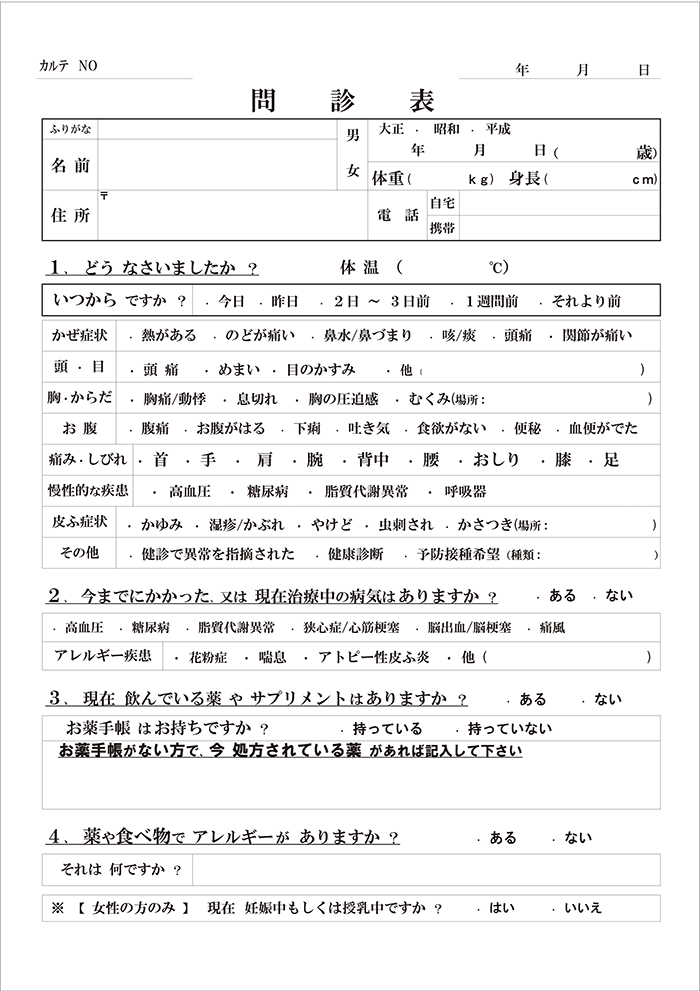
#> input picture input/form_blank_testClinic_v1.png, 700 x 991 px
$ python -i analyze.py   (imports and definitions only)
#> lines starting #> are read from the running program, lines starting #| are printed output that depends on the picture; after the words box and inside, x2 and y2 are one past the last pixel; in counts of white or black regions, pixels touching at a corner belong together
### SchemaBridge/backEnd/layout_extractor/image_utils.py
# image_utils.py
# image_utils.py
import cv2

def binarize(gray):
    """薄い罫線も残しやすくするため、CLAHE と局所適応閾値を併用した二値化。"""
    if len(gray.shape) == 3:
        gray = cv2.cvtColor(gray, cv2.COLOR_BGR2GRAY)

    # ノイズ抑制 + 局所コントラスト補正
    blur = cv2.GaussianBlur(gray, (3, 3), 0)
    clahe = cv2.createCLAHE(clipLimit=2.0, tileGridSize=(8, 8))
    clahe_img = clahe.apply(blur)

    # グローバル閾値（Otsu）
    _, th_otsu = cv2.threshold(clahe_img, 0, 255, cv2.THRESH_BINARY_INV + cv2.THRESH_OTSU)

    # 局所適応閾値（薄い線を拾いやすくする）
    th_adapt = cv2.adaptiveThreshold(
        clahe_img,
        255,
        cv2.ADAPTIVE_THRESH_GAUSSIAN_C,
        cv2.THRESH_BINARY_INV,
        blockSize=31,
        C=10,
    )

    # 2つの結果を統合して弱い線を残す
    merged = cv2.bitwise_or(th_otsu, th_adapt)

    # 軽いノイズ除去
    kernel = cv2.getStructuringElement(cv2.MORPH_RECT, (2, 2))
    merged = cv2.morphologyEx(merged, cv2.MORPH_OPEN, kernel, iterations=1)
    return merged

def extract_line_masks(gray, hor_len=60, ver_len=60):
    """
    灰度画像を受け取り、二値化してから水平/垂直マスクと統合マスクを返す。
    戻り値: (line_mask, h_lines, v_lines, binimg)
    """
    # 入力がBGRならグレースケール化
    if len(gray.shape) == 3:
        gray = cv2.cvtColor(gray, cv2.COLOR_BGR2GRAY)

    # 既存パイプライン互換の二値画像
    binimg = binarize(gray)
    h, w = binimg.shape

    # 画像サイズに応じたカーネル長（長い罫線優先）
    kx = max(15, w // hor_len)
    ky = max(15, h // ver_len)

    h_kernel = cv2.getStructuringElement(cv2.MORPH_RECT, (kx, 1))
    v_kernel = cv2.getStructuringElement(cv2.MORPH_RECT, (1, ky))

    # 長い水平/垂直線を抽出
    h_lines = cv2.morphologyEx(binimg, cv2.MORPH_OPEN, h_kernel, iterations=1)
    v_lines = cv2.morphologyEx(binimg, cv2.MORPH_OPEN, v_kernel, iterations=1)

    # 軽い閉演算でギャップを詰める（太線を優先、過剰膨張は避ける）
    h_lines = cv2.morphologyEx(h_lines, cv2.MORPH_CLOSE, cv2.getStructuringElement(cv2.MORPH_RECT, (1, 3)), iterations=1)
    v_lines = cv2.morphologyEx(v_lines, cv2.MORPH_CLOSE, cv2.getStructuringElement(cv2.MORPH_RECT, (3, 1)), iterations=1)

    # 統合マスク
    line_mask = cv2.bitwise_or(h_lines, v_lines)

    return line_mask, h_lines, v_lines, binimg

### SchemaBridge/backEnd/layout_extractor/analyze.py
import cv2
import numpy as np
from image_utils import binarize, extract_line_masks

def _deskew(gray):
    edges = cv2.Canny(gray, 50, 150, apertureSize=3)
    lines = cv2.HoughLines(edges, 1, np.pi/180, 200)
    if lines is None:
        return gray, 0.0
    angles = []
    for rho, theta in np.asarray(lines).reshape(-1, 2):
        ang = (theta - np.pi/2.0) * 180/np.pi
        if -10 <= ang <= 10:  # ほぼ水平のみ評価
            angles.append(ang)
    if not angles:
        return gray, 0.0
    angle = np.median(angles)
    h, w = gray.shape[:2]
    M = cv2.getRotationMatrix2D((w/2, h/2), angle, 1.0)
    desk = cv2.warpAffine(gray, M, (w, h), flags=cv2.INTER_LINEAR, borderValue=255)
    return desk, angle

def _extract_short_verticals(gray):
    """
    短い縦線（~20–80px）専用の救済検出。
    既存の“長い罫線”検出で落ちる短線を Otsu→Canny→HoughLinesP で拾う。
    """
    th = binarize(gray)
    edges = cv2.Canny(th, 50, 150, apertureSize=3)
    H, W = th.shape[:2]

    # 低しきい値 + 短線向け最小長
    min_len = max(18, int(0.012 * H))   # 画像高さ1480なら ≈18px
    max_len = int(0.20 * H)             # 過度な長線はここでは扱わない
    lines = cv2.HoughLinesP(
        edges, 1, np.pi / 180,
        threshold=30,                   # 検出感度を高める
        minLineLength=min_len,
        maxLineGap=3
    )

    segs = []
    if lines is None:
        return segs

    for x1, y1, x2, y2 in np.asarray(lines).reshape(-1, 4):
        # ほぼ縦のみ通す（水平成分が大きいものは除外）
        if abs(x2 - x1) > abs(y2 - y1) * 0.25:
            continue
        length = max(abs(y2 - y1), abs(x2 - x1))
        if length < min_len or length > max_len:
            continue
        segs.append({"x1": int(x1), "y1": int(y1), "x2": int(x2), "y2": int(y2)})
    return segs

def _lines_to_segments(mask, orientation="h"):
    skel = cv2.ximgproc.thinning(mask) if hasattr(cv2, "ximgproc") else mask

    H, W = mask.shape[:2]
    if orientation == "h":
        min_len = max(120, int(0.18 * W))   # 太い横罫に寄せてさらに長さで絞る
        def angle_ok(x1, y1, x2, y2):
            return abs(y2 - y1) <= max(1, int(0.07 * abs(x2 - x1)))
        hough_threshold, max_gap = 140, 6
    else:
        min_len = max(100, int(0.12 * H))   # 縦も「長線のみ」
        def angle_ok(x1, y1, x2, y2):
            return abs(x2 - x1) <= max(1, int(0.07 * abs(y2 - y1)))
        hough_threshold, max_gap = 140, 6

    lines = cv2.HoughLinesP(skel, 1, np.pi/180, threshold=hough_threshold,
                            minLineLength=min_len, maxLineGap=max_gap)
    segs = []
    if lines is not None:
        for x1, y1, x2, y2 in np.asarray(lines).reshape(-1, 4):
            if not angle_ok(x1,y1,x2,y2):
                continue
            segs.append({"x1": int(x1), "y1": int(y1), "x2": int(x2), "y2": int(y2)})
    return segs

def _extract_text_boxes(binimg, line_mask):
    """
    文字だけを対象に安定抽出：
      1) line_mask を除去してテキスト専用マスクを作成
      2) 軽く膨張して単語/行を連結
      3) 輪郭抽出→面積/高さ/縦横比でフィルタ
    """
    text_only = cv2.bitwise_and(binimg, cv2.bitwise_not(line_mask))

    # 連結（語→行の順で少しだけ繋げる：横11×1 → 縦1×7）
    h_kernel = cv2.getStructuringElement(cv2.MORPH_RECT, (11, 1))
    v_kernel = cv2.getStructuringElement(cv2.MORPH_RECT, (1, 7))
    x = cv2.dilate(text_only, h_kernel, iterations=1)   # 横方向を優先して結合
    text_dil = cv2.dilate(x, v_kernel, iterations=1)    # 行内の上下を軽く結合

    contours, _ = cv2.findContours(text_dil, cv2.RETR_EXTERNAL, cv2.CHAIN_APPROX_SIMPLE)
    h, w = binimg.shape[:2]
    boxes = []
    for cnt in contours:
        x, y, ww, hh = cv2.boundingRect(cnt)
        area = ww * hh
        # 面積/高さ/縦横比で安定化（帳票の見出し～本文帯を想定）
        if area < 80 or area > (w * h * 0.25):
            continue
        if hh < 10 or hh > 120:
            continue
        ratio = ww / max(hh, 1)
        # ★長文1行（横長）を救済：上限を 15 → 80 に緩和（必要に応じて再調整）
        if ratio < 0.5 or ratio > 80:
            continue
        boxes.append({"x": int(x), "y": int(y), "w": int(ww), "h": int(hh)})
    return boxes

def analyze_image(image_path):
    img = cv2.imread(image_path, cv2.IMREAD_GRAYSCALE)
#> img: shape (991, 700); min 0, max 255, mean 241.1
    if img is None:
        raise FileNotFoundError(image_path)
    gray, _ = _deskew(img)
#> in _deskew, `edges = cv2.Canny(gray, 50, 150, apertureSize=3)`:
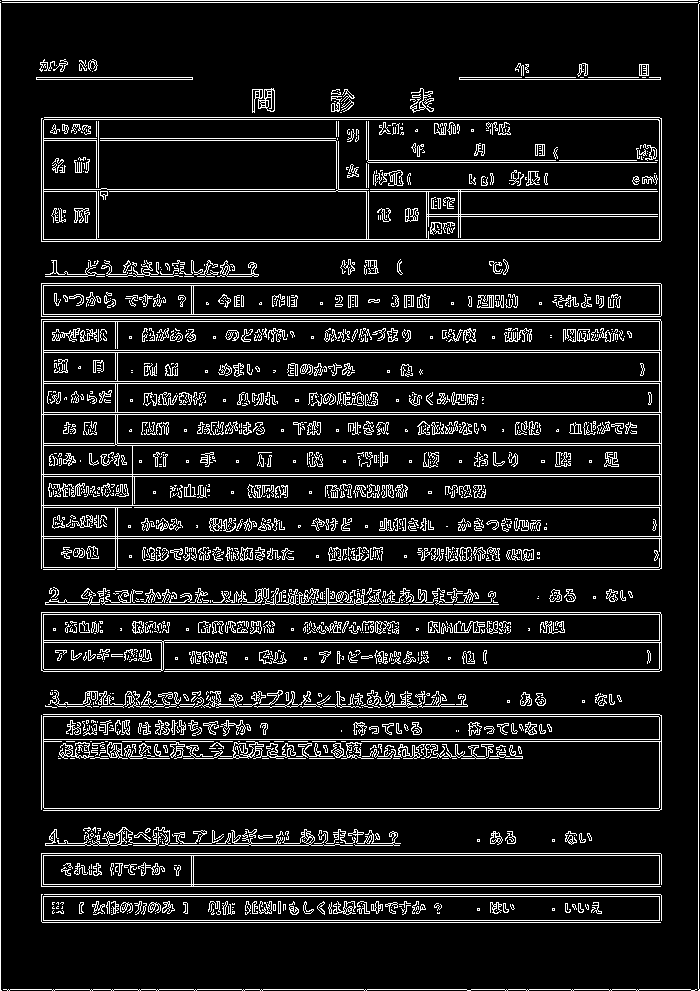
#> edges: shape (991, 700); 10.8% white in thin lines or dots
#> in _deskew, `lines = cv2.HoughLines(edges, 1, np.pi/180, 200)`: lines = 111 rows, first 8: [0, 0], [698, 0], [0, 1.57], [2, 1.57], [989, 1.57], [41, 0], [474, 1.57], [505, 1.57]
#> the loop in _deskew, `for rho, theta in np.asarray(lines).reshape(-1, 2):` made 111 passes
#> (rho, theta, ang) on passes 1 to 12: (0, 0, -90), (698, 0, -90), (0, 1.57, 2.5e-06), (2, 1.57, 2.5e-06), (989, 1.57, 2.5e-06), (41, 0, -90), (474, 1.57, 2.5e-06), (505, 1.57, 2.5e-06), (536, 1.57, 2.5e-06), (241, 1.57, 2.5e-06), (283, 1.57, 2.5e-06), (316, 1.57, 2.5e-06)
#> ang on passes 61 to 66: 2.5e-06, 2.5e-06, 2.5e-06, 2.5e-06, 2.5e-06, 2.5e-06
#> after the loop in _deskew, `for rho, theta in np.asarray(lines).reshape(-1, 2):`: angles = 73 values, max 1 at index 67, min -2 at index 72, mean -0.0548
#> in _deskew, `angle = np.median(angles)`: angle = 2.5e-06
#> in _deskew, `M = cv2.getRotationMatrix2D((w/2, h/2), angle, 1.0)`: M = [[1, 4.37e-08, -2.17e-05], [-4.37e-08, 1, 1.53e-05]]
    line_mask, h_lines, v_lines, binimg = extract_line_masks(gray)
#> in binarize, `_, th_otsu = cv2.threshold(clahe_img, 0, 255, cv2.THRESH_BINARY_INV + ..`: th_otsu: shape (991, 700); 9.6% white; 431 white regions (93 under 20 px), largest, box (x1, y1, x2, y2) and area: (58, 742, 523, 758) 4408, (45, 587, 498, 605) 4186, (41, 118, 662, 242) 3738
#> in binarize, `th_adapt = cv2.adaptiveThreshold( clahe_img, 255, cv2.ADAPTIVE_THRESH_..`: th_adapt: shape (991, 700); 15.6% white; 511 white regions (84 under 20 px), largest, box (x1, y1, x2, y2) and area: (41, 320, 662, 570) 14272, (40, 117, 662, 242) 9173, (41, 612, 662, 672) 4909
#> in binarize, `merged = cv2.morphologyEx(merged, cv2.MORPH_OPEN, kernel, iterations=1)`: merged: shape (991, 700); 15.8% white; 491 white regions (78 under 20 px), largest, box (x1, y1, x2, y2) and area: (42, 321, 663, 571) 12932, (41, 118, 663, 243) 5074, (42, 613, 663, 673) 4907
#> in extract_line_masks, `h_lines = cv2.morphologyEx(binimg, cv2.MORPH_OPEN, h_kernel, iteration..`: h_lines: shape (991, 700); 7.3% white; 177 white regions (26 under 20 px), largest, box (x1, y1, x2, y2) and area: (41, 118, 663, 122) 2382, (41, 283, 663, 287) 2305, (41, 240, 663, 243) 1864
#> in extract_line_masks, `v_lines = cv2.morphologyEx(binimg, cv2.MORPH_OPEN, v_kernel, iteration..`: v_lines: shape (991, 700); 1.4% white; 119 white regions (32 under 20 px), largest, box (x1, y1, x2, y2) and area: (0, 3, 2, 991) 1976, (42, 323, 45, 572) 515, (41, 119, 45, 244) 490
#> in extract_line_masks, `line_mask = cv2.bitwise_or(h_lines, v_lines)`: line_mask: shape (991, 700); 8.6% white; 122 white regions (11 under 20 px), largest, box (x1, y1, x2, y2) and area: (42, 322, 663, 572) 12680, (41, 118, 663, 244) 5075, (42, 613, 663, 674) 4853
    # 罫線セグメント
    h_segs = _lines_to_segments(h_lines, "h")
#> in _lines_to_segments, `skel = cv2.ximgproc.thinning(mask) if hasattr(cv2, "ximgproc") else mask`:
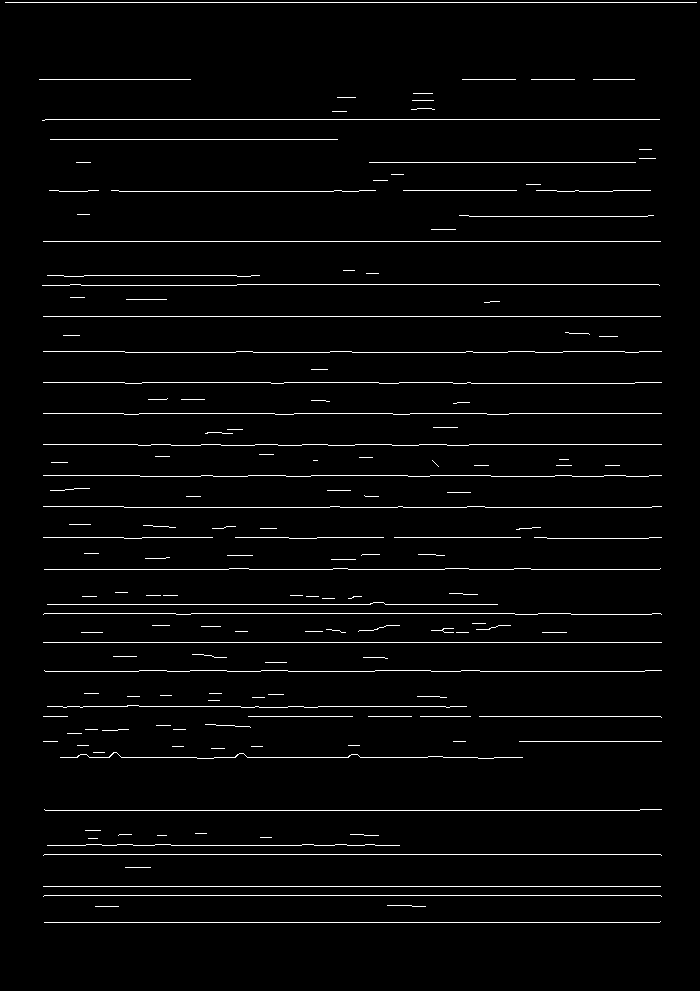
#> skel: shape (991, 700); 2.8% white in thin lines or dots
#> in _lines_to_segments, `lines = cv2.HoughLinesP(skel, 1, np.pi/180, threshold=hough_threshold,..`: lines = 35 rows, first 6: [5, 2, 696, 2], [44, 922, 659, 922], [43, 886, 660, 886], [43, 642, 661, 642], [44, 895, 660, 895], [43, 241, 660, 241]
#> the loop in _lines_to_segments, `for x1, y1, x2, y2 in np.asarray(lines).reshape(-1, 4):` made 35 passes
#> (x1, y1, x2, y2) on passes 1 to 12: (5, 2, 696, 2), (44, 922, 659, 922), (43, 886, 660, 886), (43, 642, 661, 642), (44, 895, 660, 895), (43, 241, 660, 241), (44, 854, 660, 854), (43, 316, 660, 316), (45, 810, 639, 810), (45, 119, 659, 119), (485, 507, 651, 507), (139, 413, 274, 413)
#> after the loop in _lines_to_segments, `for x1, y1, x2, y2 in np.asarray(lines).reshape(-1, 4):`: segs = 35 items
#> h_segs = 35 items
    v_segs = _lines_to_segments(v_lines, "v")
#> call 2 of _lines_to_segments, with orientation = 'v'
#> in _lines_to_segments (call 2), `skel = cv2.ximgproc.thinning(mask) if hasattr(cv2, "ximgproc") else mask`:
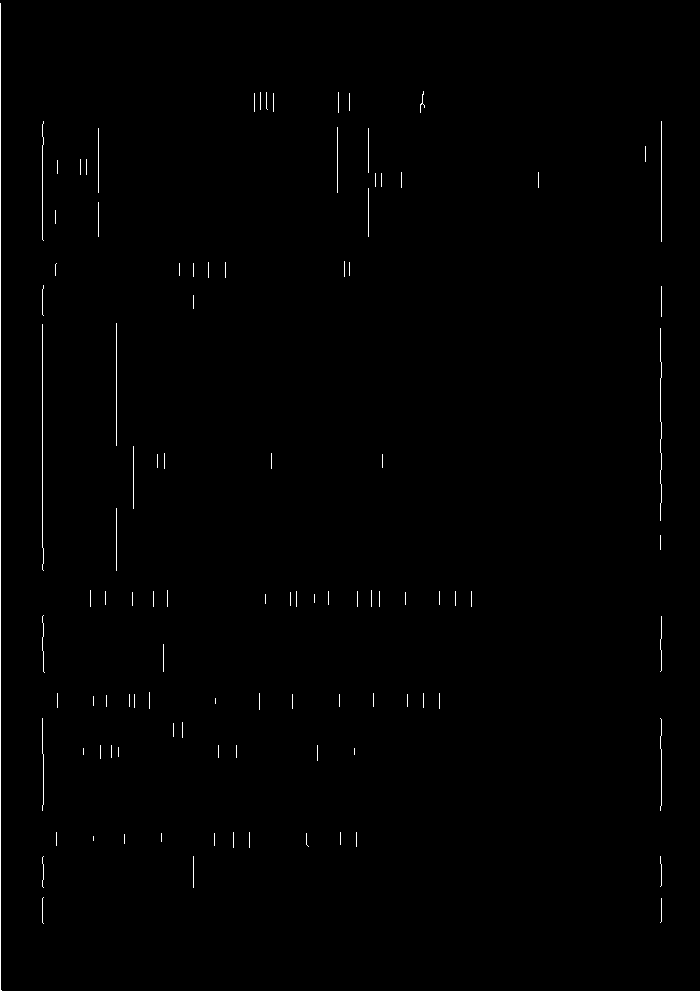
#> skel: shape (991, 700); 0.56% white in thin lines or dots
#> in _lines_to_segments (call 2), `lines = cv2.HoughLinesP(skel, 1, np.pi/180, threshold=hough_threshold,..`: lines = [[0, 990, 0, 3], [42, 547, 42, 324], [661, 241, 661, 121], [116, 445, 116, 323]]
#> the loop in _lines_to_segments (call 2), `for x1, y1, x2, y2 in np.asarray(lines).reshape(-1, 4):` made 4 passes
#> after the loop in _lines_to_segments (call 2), `for x1, y1, x2, y2 in np.asarray(lines).reshape(-1, 4):`: segs = 4 items
#> v_segs = 4 items

    # 短い縦線の救済検出（~20–80px）を追加
    short_vs = _extract_short_verticals(gray)
#> in _extract_short_verticals, `edges = cv2.Canny(th, 50, 150, apertureSize=3)`:
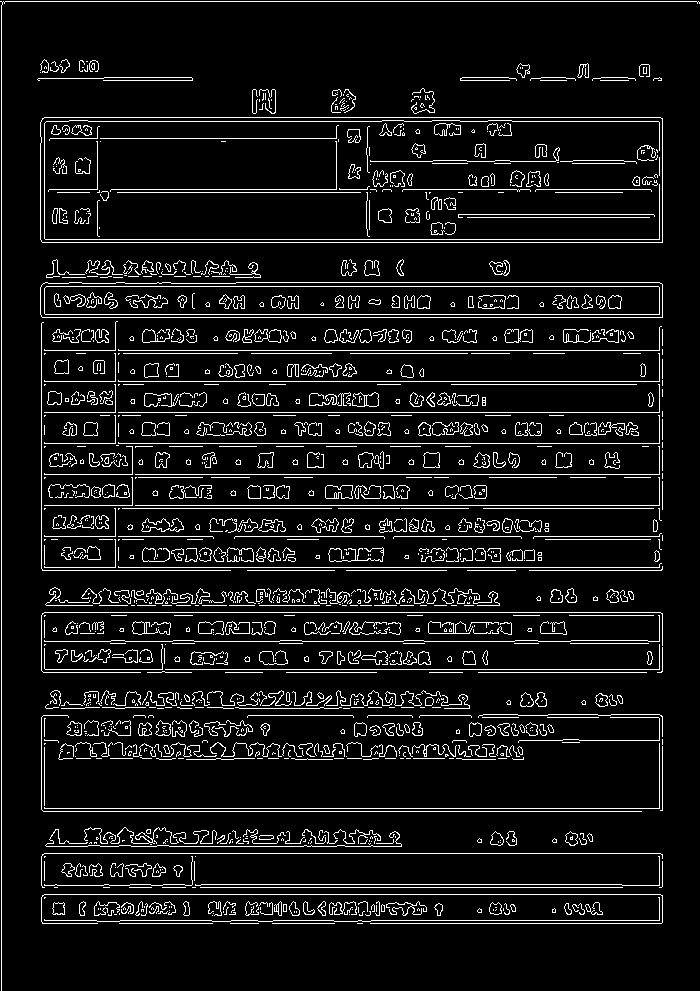
#> edges: shape (991, 700); 8% white in thin lines or dots
#> in _extract_short_verticals, `lines = cv2.HoughLinesP( edges, 1, np.pi / 180, threshold=30,`: lines = 411 rows, first 6: [1, 990, 1, 1], [41, 567, 662, 567], [536, 189, 650, 189], [41, 505, 662, 505], [44, 117, 660, 117], [0, 1, 698, 1]
#> the loop in _extract_short_verticals, `for x1, y1, x2, y2 in np.asarray(lines).reshape(-1, 4):` made 411 passes
#> after the loop in _extract_short_verticals, `for x1, y1, x2, y2 in np.asarray(lines).reshape(-1, 4):`: segs = 34 items
#> short_vs = 34 items

    # 既存の縦線と“ほぼ同じ位置”の重複は捨て、短線のみをマージ
    merged_vs = []
    def _near(a, b, t=6):
        return abs(a - b) <= t

    for s in short_vs:
        dup = False
        for v in v_segs:
            same_x = _near(s["x1"], v["x1"]) and _near(s["x2"], v["x2"])
            close_y = _near(s["y1"], v["y1"], 20) or _near(s["y2"], v["y2"], 20)
            if same_x and close_y:
                dup = True
                break
        if not dup:
            merged_vs.append(s)
#> this loop made 34 passes
#> s on passes 1 to 12: {'x1': 659, 'y1': 519, 'x2': 659, 'y2': 327}, {'x1': 41, 'y1': 670, 'x2': 41, 'y2': 615}, {'x1': 662, 'y1': 241, 'x2': 662, 'y2': 118}, {'x1': 44, 'y1': 807, 'x2': 44, 'y2': 715}, {'x1': 40, 'y1': 314, 'x2': 40, 'y2': 287}, {'x1': 115, 'y1': 442, 'x2': 115, 'y2': 385}, {'x1': 662, 'y1': 760, 'x2': 662, 'y2': 716}, {'x1': 97, 'y1': 202, 'x2': 97, 'y2': 235}, {'x1': 662, 'y1': 359, 'x2': 662, 'y2': 396}, {'x1': 662, 'y1': 429, 'x2': 662, 'y2': 485}, {'x1': 659, 'y1': 615, 'x2': 660, 'y2': 672}, {'x1': 40, 'y1': 239, 'x2': 40, 'y2': 143}
#> after the loop, merged_vs = 32 items
    v_segs = v_segs + merged_vs
#> v_segs = 36 items

    text_boxes = _extract_text_boxes(binimg, line_mask)
#> in _extract_text_boxes, `text_only = cv2.bitwise_and(binimg, cv2.bitwise_not(line_mask))`: text_only: shape (991, 700); 7.3% white; 1208 white regions (571 under 20 px), largest, box (x1, y1, x2, y2) and area: (101, 453, 128, 467) 215, (149, 902, 176, 915) 202, (312, 519, 339, 533) 194
#> in _extract_text_boxes, `x = cv2.dilate(text_only, h_kernel, iterations=1)`:
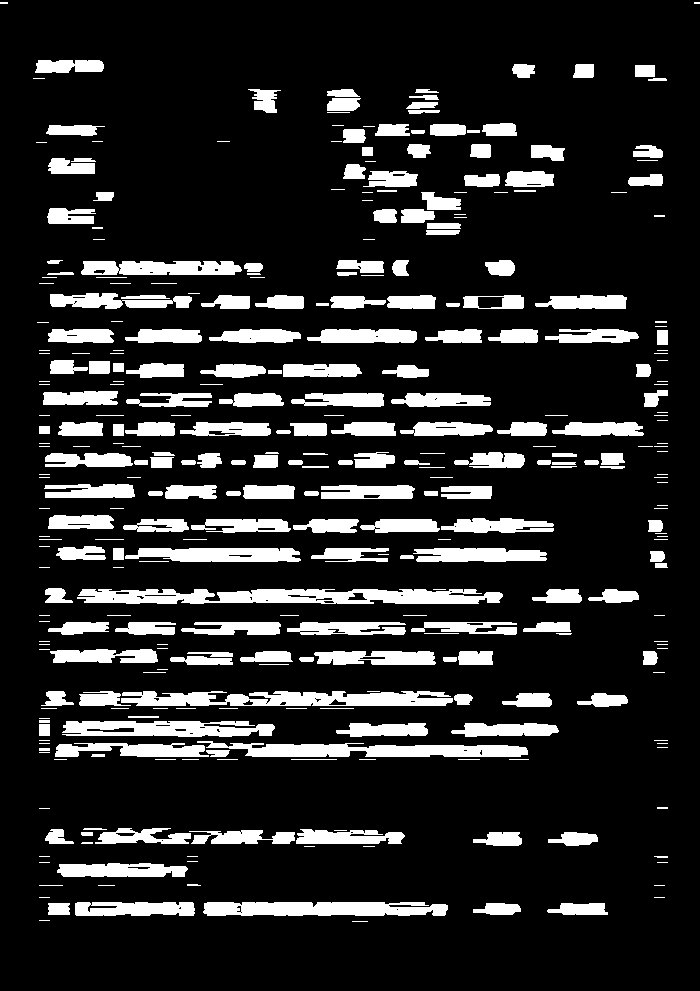
#> x: shape (991, 700); 15.4% white; 349 white regions (118 under 20 px), largest, box (x1, y1, x2, y2) and area: (77, 589, 503, 604) 5013, (121, 691, 453, 706) 3840, (197, 741, 528, 757) 3394
#> in _extract_text_boxes, `text_dil = cv2.dilate(x, v_kernel, iterations=1)`:
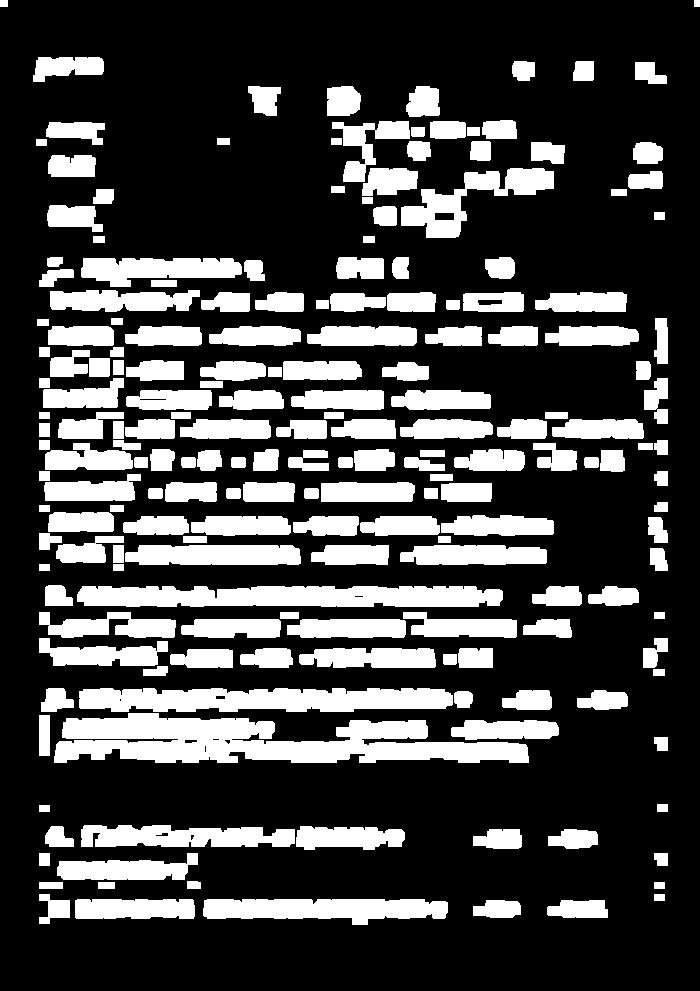
#> text_dil: shape (991, 700); 26.2% white; 197 white regions
#> in _extract_text_boxes, `contours, _ = cv2.findContours(text_dil, cv2.RETR_EXTERNAL, cv2.CHAIN_..`: contours = 197 contours; largest, box (x1, y1, x2, y2) and area: (54, 713, 529, 763) 14144, (77, 586, 503, 607) 7572, (79, 688, 453, 712) 7176, (203, 899, 448, 925) 4448, (401, 168, 554, 238) 3804
#> the loop in _extract_text_boxes, `for cnt in contours:` made 197 passes
#> (x, y, ww, hh, area, ratio) on passes 1 to 3: (547, 900, 61, 18, 1098, 3.39), (473, 900, 48, 18, 864, 2.67), (203, 899, 245, 26, 6370, 9.42)
#> after the loop in _extract_text_boxes, `for cnt in contours:`: boxes = 155 items
#> text_boxes = 155 items
    return {
        "size": {"w": int(gray.shape[1]), "h": int(gray.shape[0])},
        "lines": h_segs + v_segs,
        "boxes": text_boxes,
        "pre_filtered": True
    }

>>> result = analyze_image('../../../input/form_blank_testClinic_v1.png')
#> result = 4 items
